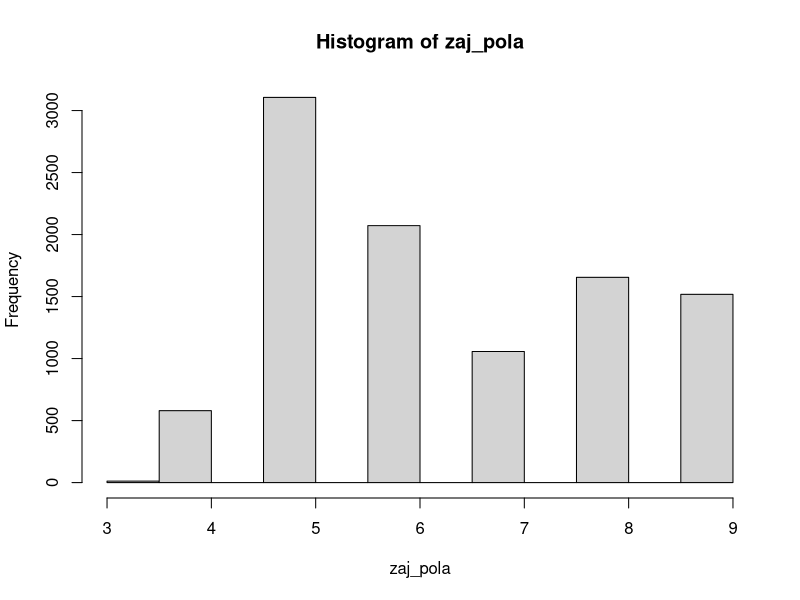
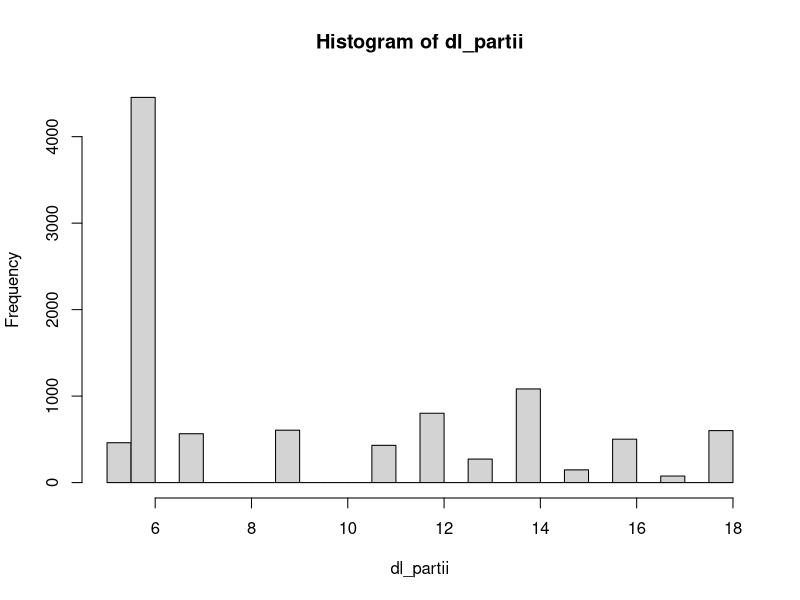

Write R code to recreate these figures, in order.
# encoding: UTF-8

Powt<-10000              # Ustalamy liczbę partii
gr1<-0                  # wyzeruj liczbę zwycięstw gracza 1

# utwórz tablicę do zapisu liczby posunięć w poszczególnych partiach
dl_partii<-rep(0,Powt)  

# utwórz tablicę do zapisu liczby zajętych pól w poszczeg. partiach
zaj_pola<-rep(0,Powt)

for(i in 1:Powt){
  #---------------------------------------------------------
  # Kod procedury symulującej jedną partię (O i X)  
  Pole<-matrix(rep(0,9),nrow=3)  # Wyzeruj planszę 3x3 
  gracz<-1;     # gracze będą stawiali na planszy 1 i -1
  zap_pola<-0;  # wyzeruj licznik zapełnionych pól
  N<-0          # wyzeruj licznik posunięć w partii
  
  
  wiersze <- 1
  kolumny <- 1
  
  
  while(zap_pola<9){  # dopóki są wolne pola wykonuj
    N<-N+1      # uaktualnij numer posunięcia
    
    # sprawdź który gracz gra
    if(gracz == -1){
      # jeśli gracz -1 gra
      
      if(Pole[kolumny, wiersze]==0){
        Pole[kolumny, wiersze] <- gracz
        zap_pola<-zap_pola+1
      }
      
      wiersze = wiersze + 1;
      
      if(wiersze > 3){
        wiersze <- 1
        kolumny = kolumny + 1;  
      }
      
    } else{
      # wylosuj współrzędne
      xx<-sample(1:3,1)
      yy<-sample(1:3,1)
      
      if(Pole[yy,xx]==0){
        Pole[yy,xx]<-gracz;
        zap_pola<-zap_pola+1
      }
    }
    
    # sprawdzanie wygranej
    # policz, ile jest układów trzech 1 w jednej linii
    # poziomej, pionowej lub ukośnej
    S1<-sum(rowSums(Pole)==3)+sum(colSums(Pole)==3)+
      sum(sum(diag(Pole))==3)+
      sum(sum(diag(apply(Pole,2,rev)))==3)
    # policz, ile jest układów trzech -1 w jednej linii
    # poziomej, pionowej lub ukośnej    
    S2<-sum(rowSums(Pole)==-3)+sum(colSums(Pole)==-3)+
      sum(sum(diag(Pole))==-3)+
      sum(sum(diag(apply(Pole,2,rev)))==-3)
    if(S1+S2>0) break # jeśli pojawił się układ potrójny,
    # to przerwij partię
    gracz<- -gracz    # ruch otrzymuje przeciwnik
  }
  #---------------------------------------------------------
  if(gracz==1) gr1<-gr1+1 # jeśli wygrał gracz 1, zwiększ
  # jego licznik
  dl_partii[i]<-N        # zapisz liczbę posunięć
  # w i-tej partii
  zaj_pola[i]<-zap_pola   # zapisz liczbę zajętych pól
  # w i-tej partii
}

Pole

# wypisz ułamek zwycięstw 1 gracza (czyli przybliżone
# prawdopodobieństwo zwycięstwa 1 gracza)
prawdop_wygrania_gr1 <- gr1/Powt

# narysuj histogram ("rozkład") liczby zajętych pól
hist(zaj_pola)

# narysuj histogram liczby posunięć w partiach
hist(dl_partii, breaks=40)


# wnioski:
# 1. Rozkład liczby zajętych pól bardzo przypomina rozkład
#    liczby posunięć w partiach. W każdym przypadku to rozkład
#    Poissona.
# 2. Prawdopodobieństwo wygranej gracza nr 1 jest małe - 0.3